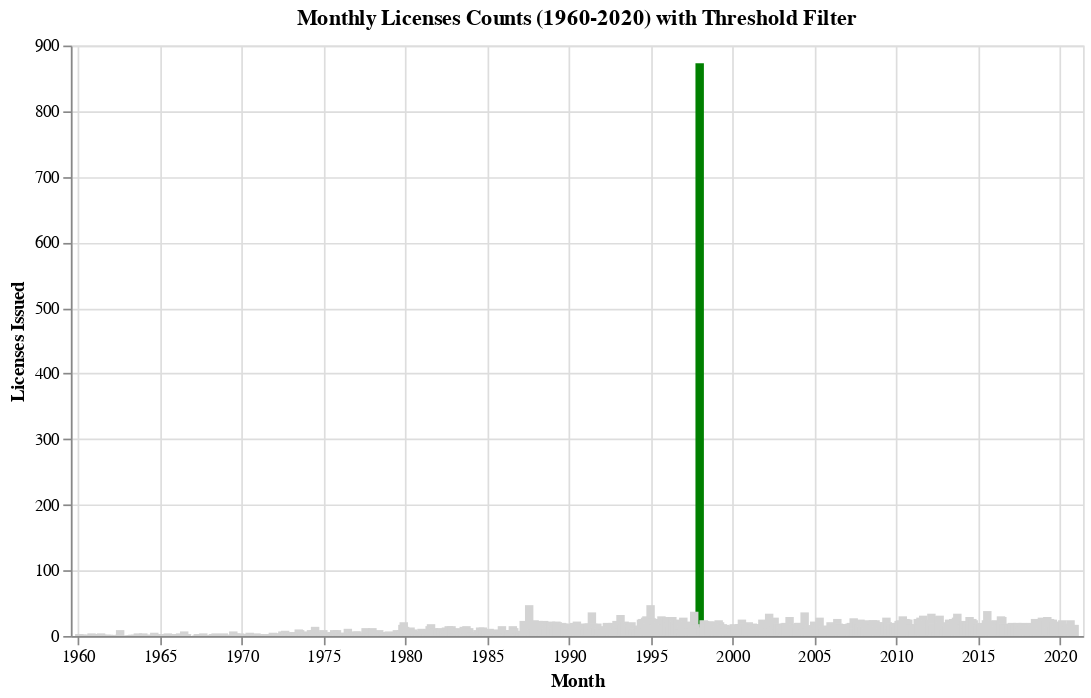

The notebook cell saved with this chart:
### Code cell
above = alt.Chart(monthly_counts).mark_bar(color='green').encode(
    x=alt.X("Month:T", title="Month"),
    y=alt.Y("Count:Q", title="Licenses Issued")
).transform_filter(
alt.datum.Count >= threshold
)

below= alt.Chart(monthly_counts).mark_bar(color='lightgray').encode(
    x="Month:T",
    y="Count:Q"
).transform_filter(
    alt.datum.Count < threshold
)

threshold_chart = (above + below).add_params(threshold).properties(
    width=600,
    height=350,
    title="Monthly Licenses Counts (1960-2020) with Threshold Filter"
)

threshold_chart

### Figure 1 — Vega-Lite specification as saved in the notebook (floating-point values rounded to 4 significant figures; data arrays with more than 128 entries replaced by an {"elided": "..."} marker saying what was removed)
{"config": {"view": {"continuousWidth": 300, "continuousHeight": 300}}, "layer": [{"mark": {"type": "bar", "color": "green"}, "encoding": {"x": {"field": "Month", "title": "Month", "type": "temporal"}, "y": {"field": "Count", "title": "Licenses Issued", "type": "quantitative"}}, "transform": [{"filter": "(datum.Count >= Threshold)"}]}, {"mark": {"type": "bar", "color": "lightgray"}, "encoding": {"x": {"field": "Month", "type": "temporal"}, "y": {"field": "Count", "type": "quantitative"}}, "transform": [{"filter": "(datum.Count < Threshold)"}]}], "data": {"name": "data-d105858223acec4781b461389ecb3d22"}, "height": 350, "params": [{"name": "Threshold", "bind": {"input": "range", "max": 100, "min": 0, "step": 1}, "value": 100}], "title": "Monthly Licenses Counts (1960-2020) with Threshold Filter", "width": 600, "$schema": "https://vega.github.io/schema/vega-lite/v5.20.1.json", "datasets": {"data-d105858223acec4781b461389ecb3d22": {"elided": "671 records"}}}
